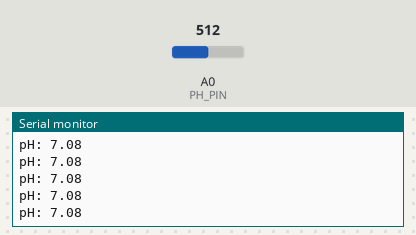
A sketch run on a simulated Arduino Uno, built with avr-gcc and run on an emulated ATmega328P. On the bench: the last lines printed to the serial monitor. The test bench sets the inputs (shaded band); at power-on: A0 (PH_PIN) = 512.

Above: at 1.2 s.
1.3 s: A0 (PH_PIN) set to 716
At 1.71 s:
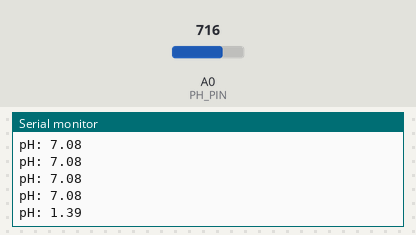
2.8 s: A0 (PH_PIN) set to 900
At 2.83 s:
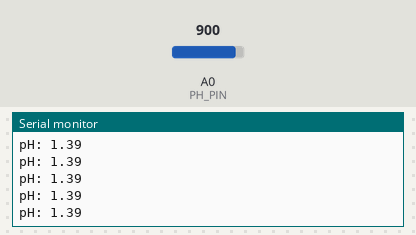
Timing chart, 0 to 5.8 s (numbered marks = the images above; inputs shaded):
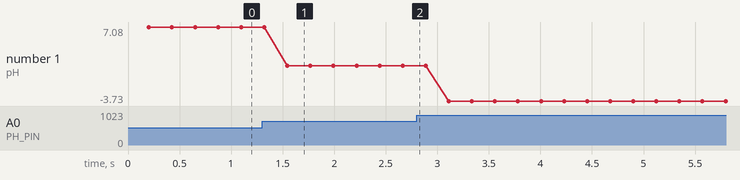

Measured:
- after the input at 1.3 s, the serial monitor: prints a new line after 0.25 s (image 1)
- plotted number 1: 7.08 → 1.39 after the input at 1.3 s, 1.39 → -3.73 after the input at 2.8 s

The sketch:

v1.0.ino
```cpp
#include <RunningMedian.h>

#define PH_PIN A0

RunningMedian samples = RunningMedian(20); // média de 20 leituras

// Valores de calibração — ajuste após medir com soluções padrão
float calibrationSlope = -5.70; // inclinação da curva (mV/pH)
float calibrationIntercept = 21.34; // offset (pH no ponto zero)

void setup() {
  Serial.begin(9600);
}

void loop() {
  // Coleta múltiplas leituras para média
  for (int i = 0; i < 20; i++) {
    int analogValue = analogRead(PH_PIN);
    samples.add(analogValue);
    delay(10); // pequena pausa para estabilizar
  }

  float avgAnalog = samples.getMedian(); // filtragem por mediana
  float voltage = avgAnalog * (5.0 / 1023.0); // conversão para volts

  // Converte para pH usando a equação calibrada
  float pHValue = calibrationSlope * voltage + calibrationIntercept;

  Serial.print("pH: ");
  Serial.println(pHValue, 2);
  delay(20);
}
```
